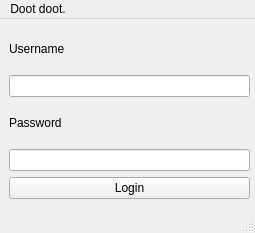
<?xml version="1.0" encoding="UTF-8"?>
<ui version="4.0">
 <class>MainWindow</class>
 <widget class="QMainWindow" name="MainWindow">
  <property name="geometry">
   <rect>
    <x>0</x>
    <y>0</y>
    <width>255</width>
    <height>233</height>
   </rect>
  </property>
  <property name="windowTitle">
   <string>MainWindow</string>
  </property>
  <widget class="QWidget" name="centralwidget">
   <widget class="QWidget" name="verticalLayoutWidget">
    <property name="geometry">
     <rect>
      <x>9</x>
      <y>9</y>
      <width>241</width>
      <height>171</height>
     </rect>
    </property>
    <layout class="QVBoxLayout" name="verticalLayout">
     <item>
      <widget class="QLabel" name="label">
       <property name="text">
        <string>Username</string>
       </property>
      </widget>
     </item>
     <item>
      <widget class="QLineEdit" name="lineEdit"/>
     </item>
     <item>
      <widget class="QLabel" name="label_2">
       <property name="text">
        <string>Password</string>
       </property>
      </widget>
     </item>
     <item>
      <widget class="QLineEdit" name="lineEdit_2">
       <property name="echoMode">
        <enum>QLineEdit::Password</enum>
       </property>
      </widget>
     </item>
     <item>
      <widget class="QPushButton" name="loginButton">
       <property name="text">
        <string>Login</string>
       </property>
      </widget>
     </item>
    </layout>
   </widget>
  </widget>
  <widget class="QMenuBar" name="menubar">
   <property name="geometry">
    <rect>
     <x>0</x>
     <y>0</y>
     <width>255</width>
     <height>30</height>
    </rect>
   </property>
   <widget class="QMenu" name="menuDoot_doot">
    <property name="title">
     <string>Doot doot.</string>
    </property>
    <addaction name="actionNothing_to_Doot"/>
   </widget>
   <addaction name="menuDoot_doot"/>
  </widget>
  <widget class="QStatusBar" name="statusbar"/>
  <action name="actionNothing_to_Doot">
   <property name="text">
    <string>Nothing to Doot.</string>
   </property>
  </action>
 </widget>
 <resources/>
 <connections/>
</ui>
